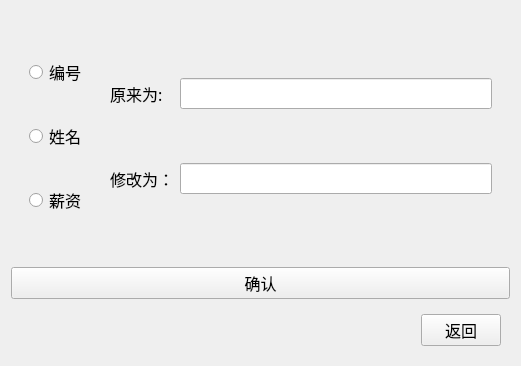
<?xml version="1.0" encoding="UTF-8"?>
<ui version="4.0">
 <class>Modify</class>
 <widget class="QWidget" name="Modify">
  <property name="geometry">
   <rect>
    <x>0</x>
    <y>0</y>
    <width>521</width>
    <height>366</height>
   </rect>
  </property>
  <property name="minimumSize">
   <size>
    <width>521</width>
    <height>366</height>
   </size>
  </property>
  <property name="font">
   <font>
    <family>楷体</family>
    <pointsize>12</pointsize>
   </font>
  </property>
  <property name="windowTitle">
   <string>修改信息</string>
  </property>
  <layout class="QVBoxLayout" name="verticalLayout_2">
   <item>
    <widget class="QWidget" name="widget_3" native="true">
     <layout class="QHBoxLayout" name="horizontalLayout">
      <item>
       <widget class="QWidget" name="widget" native="true">
        <layout class="QVBoxLayout" name="verticalLayout">
         <item>
          <widget class="QRadioButton" name="MIDradiobtn">
           <property name="font">
            <font>
             <family>楷体</family>
             <pointsize>12</pointsize>
            </font>
           </property>
           <property name="text">
            <string>编号</string>
           </property>
          </widget>
         </item>
         <item>
          <widget class="QRadioButton" name="MNameradiobtn">
           <property name="font">
            <font>
             <family>楷体</family>
             <pointsize>12</pointsize>
            </font>
           </property>
           <property name="text">
            <string>姓名</string>
           </property>
          </widget>
         </item>
         <item>
          <widget class="QRadioButton" name="MSalarybtn">
           <property name="text">
            <string>薪资</string>
           </property>
          </widget>
         </item>
        </layout>
       </widget>
      </item>
      <item>
       <widget class="QWidget" name="widget_2" native="true">
        <layout class="QFormLayout" name="formLayout">
         <item row="1" column="0">
          <widget class="QLabel" name="label">
           <property name="text">
            <string>原来为:</string>
           </property>
          </widget>
         </item>
         <item row="1" column="1">
          <widget class="QLineEdit" name="MRowLE"/>
         </item>
         <item row="3" column="0">
          <widget class="QLabel" name="label_2">
           <property name="text">
            <string>修改为：</string>
           </property>
          </widget>
         </item>
         <item row="3" column="1">
          <widget class="QLineEdit" name="MAfterLE"/>
         </item>
         <item row="2" column="1">
          <spacer name="verticalSpacer">
           <property name="orientation">
            <enum>Qt::Orientation::Vertical</enum>
           </property>
           <property name="sizeHint" stdset="0">
            <size>
             <width>20</width>
             <height>40</height>
            </size>
           </property>
          </spacer>
         </item>
         <item row="0" column="1">
          <spacer name="verticalSpacer_2">
           <property name="orientation">
            <enum>Qt::Orientation::Vertical</enum>
           </property>
           <property name="sizeHint" stdset="0">
            <size>
             <width>20</width>
             <height>40</height>
            </size>
           </property>
          </spacer>
         </item>
         <item row="4" column="1">
          <spacer name="verticalSpacer_3">
           <property name="orientation">
            <enum>Qt::Orientation::Vertical</enum>
           </property>
           <property name="sizeHint" stdset="0">
            <size>
             <width>20</width>
             <height>40</height>
            </size>
           </property>
          </spacer>
         </item>
        </layout>
       </widget>
      </item>
     </layout>
    </widget>
   </item>
   <item>
    <widget class="QPushButton" name="MEnsurebtn">
     <property name="text">
      <string>确认</string>
     </property>
    </widget>
   </item>
   <item>
    <widget class="QWidget" name="widget_4" native="true">
     <layout class="QHBoxLayout" name="horizontalLayout_2">
      <item>
       <spacer name="horizontalSpacer">
        <property name="orientation">
         <enum>Qt::Orientation::Horizontal</enum>
        </property>
        <property name="sizeHint" stdset="0">
         <size>
          <width>30</width>
          <height>20</height>
         </size>
        </property>
       </spacer>
      </item>
      <item>
       <widget class="QLabel" name="label_3">
        <property name="minimumSize">
         <size>
          <width>50</width>
          <height>0</height>
         </size>
        </property>
        <property name="text">
         <string/>
        </property>
       </widget>
      </item>
      <item>
       <spacer name="horizontalSpacer_2">
        <property name="orientation">
         <enum>Qt::Orientation::Horizontal</enum>
        </property>
        <property name="sizeHint" stdset="0">
         <size>
          <width>30</width>
          <height>20</height>
         </size>
        </property>
       </spacer>
      </item>
      <item>
       <widget class="QPushButton" name="btnmodback">
        <property name="minimumSize">
         <size>
          <width>0</width>
          <height>30</height>
         </size>
        </property>
        <property name="text">
         <string>返回</string>
        </property>
       </widget>
      </item>
     </layout>
    </widget>
   </item>
  </layout>
 </widget>
 <resources/>
 <connections/>
</ui>
